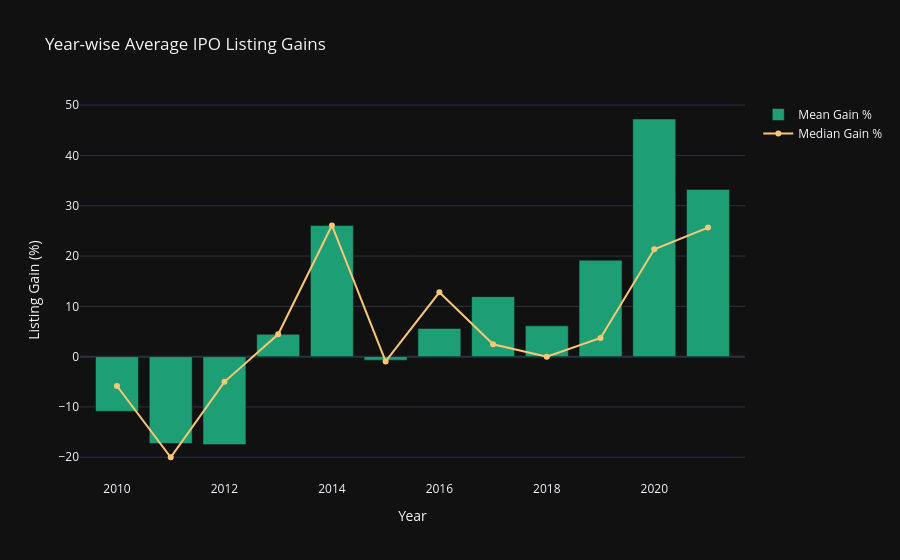

Here is the notebook cell this chart was saved with:
### Code cell
yearly_gains = df.groupby("Year")["listing_gains_pct"].agg(
    ["mean", "median", "std"]
).reset_index()

fig = go.Figure()

fig.add_trace(go.Bar(
    x=yearly_gains["Year"],
    y=yearly_gains["mean"],
    name="Mean Gain %",
    marker_color="#1D9E75"
))

fig.add_trace(go.Scatter(
    x=yearly_gains["Year"],
    y=yearly_gains["median"],
    name="Median Gain %",
    mode="lines+markers",
    line=dict(color="#FAC775", width=2)
))

fig.update_layout(
    title="Year-wise Average IPO Listing Gains",
    xaxis_title="Year",
    yaxis_title="Listing Gain (%)",
    barmode="group"
)
fig.show()

### Figure 1 — Plotly figure (JSON) as saved in the notebook; plotly's stock layout.template omitted (floating-point values rounded to 4 significant figures)
{"data": [{"marker": {"color": "#1D9E75"}, "name": "Mean Gain %", "x": [2010, 2011, 2012, 2013, 2014, 2015, 2016, 2017, 2018, 2019, 2020, 2021], "y": [-10.87, -17.26, -17.49, 4.445, 26.08, -0.693, 5.62, 11.93, 6.118, 19.17, 47.24, 33.25], "type": "bar"}, {"line": {"color": "#FAC775", "width": 2}, "mode": "lines+markers", "name": "Median Gain %", "x": [2010, 2011, 2012, 2013, 2014, 2015, 2016, 2017, 2018, 2019, 2020, 2021], "y": [-5.835, -20.0, -5.0, 4.445, 26.08, -0.955, 12.78, 2.45, 0.0, 3.71, 21.36, 25.66], "type": "scatter"}], "layout": {"title": {"text": "Year-wise Average IPO Listing Gains"}, "xaxis": {"title": {"text": "Year"}}, "yaxis": {"title": {"text": "Listing Gain (%)"}}, "barmode": "group"}}
